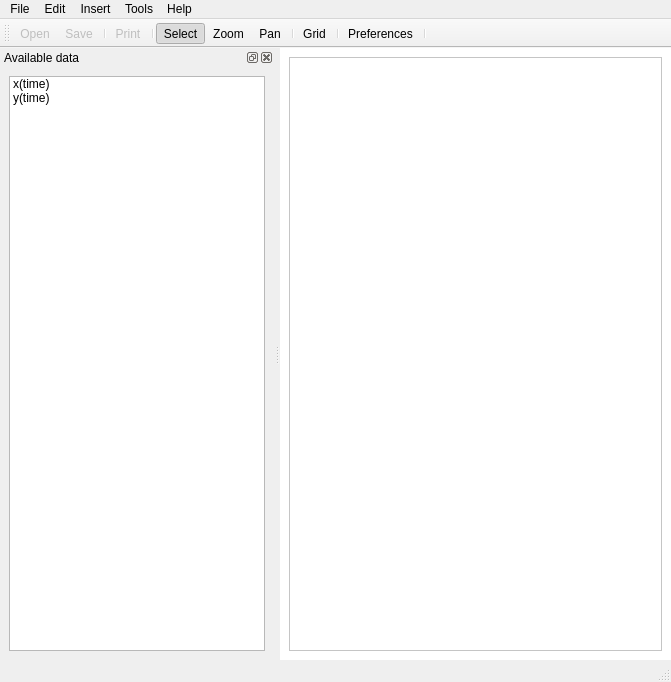
<ui version="4.0" >
 <class>graphWindow</class>
 <widget class="QMainWindow" name="graphWindow" >
  <property name="geometry" >
   <rect>
    <x>0</x>
    <y>0</y>
    <width>671</width>
    <height>682</height>
   </rect>
  </property>
  <property name="windowTitle" >
   <string>graphWindow</string>
  </property>
  <widget class="QWidget" name="centralwidget" >
   <property name="styleSheet" >
    <string>background-color: white</string>
   </property>
   <layout class="QGridLayout" >
    <property name="margin" >
     <number>9</number>
    </property>
    <property name="spacing" >
     <number>6</number>
    </property>
    <item row="0" column="0" >
     <widget class="CompoundWidget" name="graphicsView" >
      <property name="sizePolicy" >
       <sizepolicy>
        <hsizetype>7</hsizetype>
        <vsizetype>7</vsizetype>
        <horstretch>0</horstretch>
        <verstretch>0</verstretch>
       </sizepolicy>
      </property>
     </widget>
    </item>
   </layout>
  </widget>
  <widget class="QMenuBar" name="menubar" >
   <property name="geometry" >
    <rect>
     <x>0</x>
     <y>0</y>
     <width>671</width>
     <height>21</height>
    </rect>
   </property>
   <widget class="QMenu" name="menuHelp" >
    <property name="title" >
     <string>Help</string>
    </property>
    <addaction name="actionAbout" />
    <addaction name="actionAboutQt" />
   </widget>
   <widget class="QMenu" name="menuFile" >
    <property name="title" >
     <string>File</string>
    </property>
    <addaction name="actionOpen" />
    <addaction name="actionClose" />
    <addaction name="separator" />
    <addaction name="actionSave" />
    <addaction name="actionSave_As" />
    <addaction name="separator" />
    <addaction name="actionPrint" />
   </widget>
   <widget class="QMenu" name="menuTools" >
    <property name="title" >
     <string>Tools</string>
    </property>
    <addaction name="actionZoom" />
    <addaction name="actionPan" />
    <addaction name="actionSelect" />
   </widget>
   <widget class="QMenu" name="menuEdit" >
    <property name="title" >
     <string>Edit</string>
    </property>
    <addaction name="actionPreferences" />
   </widget>
   <widget class="QMenu" name="menuInsert" >
    <property name="title" >
     <string>Insert</string>
    </property>
    <addaction name="actionLine" />
    <addaction name="actionRectangle" />
    <addaction name="actionCircle" />
    <addaction name="actionText" />
    <addaction name="separator" />
    <addaction name="actionGrid" />
   </widget>
   <addaction name="menuFile" />
   <addaction name="menuEdit" />
   <addaction name="menuInsert" />
   <addaction name="menuTools" />
   <addaction name="menuHelp" />
  </widget>
  <widget class="QStatusBar" name="statusbar" />
  <widget class="QToolBar" name="toolBar" >
   <property name="enabled" >
    <bool>true</bool>
   </property>
   <property name="orientation" >
    <enum>Qt::Horizontal</enum>
   </property>
   <attribute name="toolBarArea" >
    <number>4</number>
   </attribute>
   <addaction name="actionOpen" />
   <addaction name="actionSave" />
   <addaction name="separator" />
   <addaction name="actionPrint" />
   <addaction name="separator" />
   <addaction name="actionSelect" />
   <addaction name="actionZoom" />
   <addaction name="actionPan" />
   <addaction name="separator" />
   <addaction name="actionGrid" />
   <addaction name="separator" />
   <addaction name="actionPreferences" />
   <addaction name="separator" />
  </widget>
  <widget class="QDockWidget" name="dockWidget" >
   <property name="sizePolicy" >
    <sizepolicy>
     <hsizetype>0</hsizetype>
     <vsizetype>1</vsizetype>
     <horstretch>0</horstretch>
     <verstretch>0</verstretch>
    </sizepolicy>
   </property>
   <property name="minimumSize" >
    <size>
     <width>150</width>
     <height>150</height>
    </size>
   </property>
   <property name="floating" >
    <bool>false</bool>
   </property>
   <property name="windowTitle" >
    <string>Available data</string>
   </property>
   <attribute name="dockWidgetArea" >
    <number>1</number>
   </attribute>
   <widget class="QWidget" name="dockWidgetContents" >
    <layout class="QGridLayout" >
     <property name="margin" >
      <number>9</number>
     </property>
     <property name="spacing" >
      <number>6</number>
     </property>
     <item row="0" column="0" >
      <widget class="QListWidget" name="listWidget" >
       <property name="sizePolicy" >
        <sizepolicy>
         <hsizetype>7</hsizetype>
         <vsizetype>7</vsizetype>
         <horstretch>0</horstretch>
         <verstretch>0</verstretch>
        </sizepolicy>
       </property>
       <item>
        <property name="text" >
         <string>x(time)</string>
        </property>
       </item>
       <item>
        <property name="text" >
         <string>y(time)</string>
        </property>
       </item>
      </widget>
     </item>
    </layout>
   </widget>
  </widget>
  <action name="actionOpen" >
   <property name="enabled" >
    <bool>false</bool>
   </property>
   <property name="text" >
    <string>Open</string>
   </property>
  </action>
  <action name="actionClose" >
   <property name="text" >
    <string>Close</string>
   </property>
  </action>
  <action name="actionSave" >
   <property name="enabled" >
    <bool>false</bool>
   </property>
   <property name="text" >
    <string>Save</string>
   </property>
  </action>
  <action name="actionSave_As" >
   <property name="enabled" >
    <bool>false</bool>
   </property>
   <property name="text" >
    <string>Save As...</string>
   </property>
  </action>
  <action name="actionPrint" >
   <property name="enabled" >
    <bool>false</bool>
   </property>
   <property name="text" >
    <string>Print</string>
   </property>
  </action>
  <action name="actionPreferences" >
   <property name="text" >
    <string>Preferences</string>
   </property>
  </action>
  <action name="actionLine" >
   <property name="enabled" >
    <bool>false</bool>
   </property>
   <property name="text" >
    <string>Line</string>
   </property>
  </action>
  <action name="actionRectangle" >
   <property name="enabled" >
    <bool>false</bool>
   </property>
   <property name="text" >
    <string>Rectangle</string>
   </property>
  </action>
  <action name="actionCircle" >
   <property name="enabled" >
    <bool>false</bool>
   </property>
   <property name="text" >
    <string>Circle</string>
   </property>
  </action>
  <action name="actionText" >
   <property name="enabled" >
    <bool>false</bool>
   </property>
   <property name="text" >
    <string>Text</string>
   </property>
  </action>
  <action name="actionGrid" >
   <property name="checkable" >
    <bool>true</bool>
   </property>
   <property name="checked" >
    <bool>false</bool>
   </property>
   <property name="text" >
    <string>Grid</string>
   </property>
  </action>
  <action name="actionAbout" >
   <property name="text" >
    <string>About...</string>
   </property>
  </action>
  <action name="actionAboutQt" >
   <property name="text" >
    <string>About Qt...</string>
   </property>
  </action>
  <action name="actionZoom" >
   <property name="checkable" >
    <bool>true</bool>
   </property>
   <property name="text" >
    <string>Zoom</string>
   </property>
  </action>
  <action name="actionPan" >
   <property name="checkable" >
    <bool>true</bool>
   </property>
   <property name="text" >
    <string>Pan</string>
   </property>
  </action>
  <action name="actionSelect" >
   <property name="checkable" >
    <bool>true</bool>
   </property>
   <property name="checked" >
    <bool>true</bool>
   </property>
   <property name="text" >
    <string>Select</string>
   </property>
  </action>
 </widget>
 <customwidgets>
  <customwidget>
   <class>CompoundWidget</class>
   <extends>QGraphicsView</extends>
   <header>compoundWidget.h</header>
  </customwidget>
 </customwidgets>
 <resources/>
 <connections>
  <connection>
   <sender>actionClose</sender>
   <signal>activated()</signal>
   <receiver>graphWindow</receiver>
   <slot>close()</slot>
   <hints>
    <hint type="sourcelabel" >
     <x>-1</x>
     <y>-1</y>
    </hint>
    <hint type="destinationlabel" >
     <x>399</x>
     <y>299</y>
    </hint>
   </hints>
  </connection>
 </connections>
</ui>
